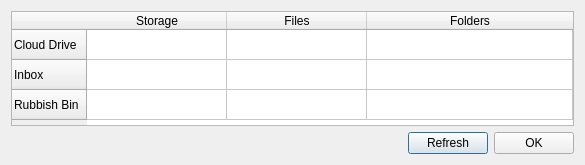
<?xml version="1.0" encoding="UTF-8"?>
<ui version="4.0">
 <class>AccountDetailsDialog</class>
 <widget class="QDialog" name="AccountDetailsDialog">
  <property name="geometry">
   <rect>
    <x>0</x>
    <y>0</y>
    <width>585</width>
    <height>165</height>
   </rect>
  </property>
  <property name="minimumSize">
   <size>
    <width>585</width>
    <height>165</height>
   </size>
  </property>
  <property name="maximumSize">
   <size>
    <width>585</width>
    <height>165</height>
   </size>
  </property>
  <property name="windowTitle">
   <string>Account usage details</string>
  </property>
  <layout class="QVBoxLayout" name="verticalLayout">
   <item>
    <widget class="QWidget" name="widget_2" native="true">
     <layout class="QHBoxLayout" name="horizontalLayout">
      <property name="spacing">
       <number>0</number>
      </property>
      <property name="margin">
       <number>0</number>
      </property>
      <item>
       <widget class="QWidget" name="widget_4" native="true">
        <property name="maximumSize">
         <size>
          <width>0</width>
          <height>0</height>
         </size>
        </property>
       </widget>
      </item>
      <item>
       <widget class="QTableWidget" name="tValues">
        <property name="focusPolicy">
         <enum>Qt::NoFocus</enum>
        </property>
        <property name="layoutDirection">
         <enum>Qt::LeftToRight</enum>
        </property>
        <property name="selectionMode">
         <enum>QAbstractItemView::NoSelection</enum>
        </property>
        <attribute name="horizontalHeaderDefaultSectionSize">
         <number>140</number>
        </attribute>
        <attribute name="horizontalHeaderMinimumSectionSize">
         <number>140</number>
        </attribute>
        <attribute name="horizontalHeaderStretchLastSection">
         <bool>true</bool>
        </attribute>
        <row>
         <property name="text">
          <string>Cloud Drive</string>
         </property>
        </row>
        <row>
         <property name="text">
          <string>Inbox</string>
         </property>
        </row>
        <row>
         <property name="text">
          <string>Rubbish Bin</string>
         </property>
        </row>
        <column>
         <property name="text">
          <string>Storage</string>
         </property>
        </column>
        <column>
         <property name="text">
          <string>Files</string>
         </property>
        </column>
        <column>
         <property name="text">
          <string>Folders</string>
         </property>
        </column>
        <item row="0" column="0">
         <property name="text">
          <string/>
         </property>
         <property name="textAlignment">
          <set>AlignRight|AlignVCenter</set>
         </property>
        </item>
        <item row="0" column="1">
         <property name="text">
          <string/>
         </property>
         <property name="textAlignment">
          <set>AlignRight|AlignVCenter</set>
         </property>
        </item>
        <item row="0" column="2">
         <property name="text">
          <string/>
         </property>
         <property name="textAlignment">
          <set>AlignRight|AlignVCenter</set>
         </property>
        </item>
        <item row="1" column="0">
         <property name="text">
          <string/>
         </property>
         <property name="textAlignment">
          <set>AlignRight|AlignVCenter</set>
         </property>
        </item>
        <item row="1" column="1">
         <property name="text">
          <string/>
         </property>
         <property name="textAlignment">
          <set>AlignRight|AlignVCenter</set>
         </property>
        </item>
        <item row="1" column="2">
         <property name="text">
          <string/>
         </property>
         <property name="textAlignment">
          <set>AlignRight|AlignVCenter</set>
         </property>
        </item>
        <item row="2" column="0">
         <property name="text">
          <string/>
         </property>
         <property name="textAlignment">
          <set>AlignRight|AlignVCenter</set>
         </property>
        </item>
        <item row="2" column="1">
         <property name="text">
          <string/>
         </property>
         <property name="textAlignment">
          <set>AlignRight|AlignVCenter</set>
         </property>
        </item>
        <item row="2" column="2">
         <property name="text">
          <string/>
         </property>
         <property name="textAlignment">
          <set>AlignRight|AlignVCenter</set>
         </property>
        </item>
       </widget>
      </item>
      <item>
       <widget class="QWidget" name="widget_5" native="true">
        <property name="maximumSize">
         <size>
          <width>0</width>
          <height>0</height>
         </size>
        </property>
       </widget>
      </item>
     </layout>
    </widget>
   </item>
   <item>
    <widget class="QWidget" name="widget_3" native="true">
     <layout class="QHBoxLayout" name="horizontalLayout_3">
      <property name="spacing">
       <number>6</number>
      </property>
      <property name="margin">
       <number>0</number>
      </property>
      <item>
       <spacer name="horizontalSpacer">
        <property name="orientation">
         <enum>Qt::Horizontal</enum>
        </property>
        <property name="sizeHint" stdset="0">
         <size>
          <width>40</width>
          <height>20</height>
         </size>
        </property>
       </spacer>
      </item>
      <item>
       <widget class="QPushButton" name="bRefresh">
        <property name="text">
         <string>Refresh</string>
        </property>
       </widget>
      </item>
      <item>
       <widget class="QPushButton" name="bOK">
        <property name="text">
         <string>OK</string>
        </property>
       </widget>
      </item>
     </layout>
    </widget>
   </item>
  </layout>
 </widget>
 <resources/>
 <connections>
  <connection>
   <sender>bOK</sender>
   <signal>clicked()</signal>
   <receiver>AccountDetailsDialog</receiver>
   <slot>accept()</slot>
   <hints>
    <hint type="sourcelabel">
     <x>350</x>
     <y>164</y>
    </hint>
    <hint type="destinationlabel">
     <x>198</x>
     <y>92</y>
    </hint>
   </hints>
  </connection>
 </connections>
</ui>
